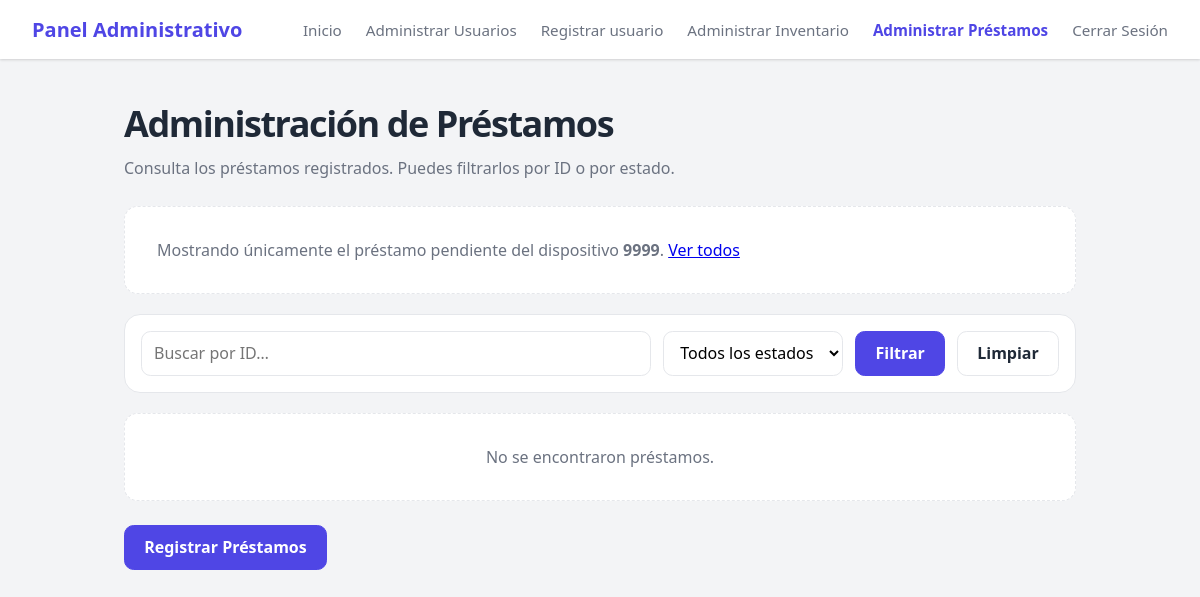
Before: /Prestamos/Administrar_Prestamos/?codigo_inventario=9999 (signed in) with the older database file.
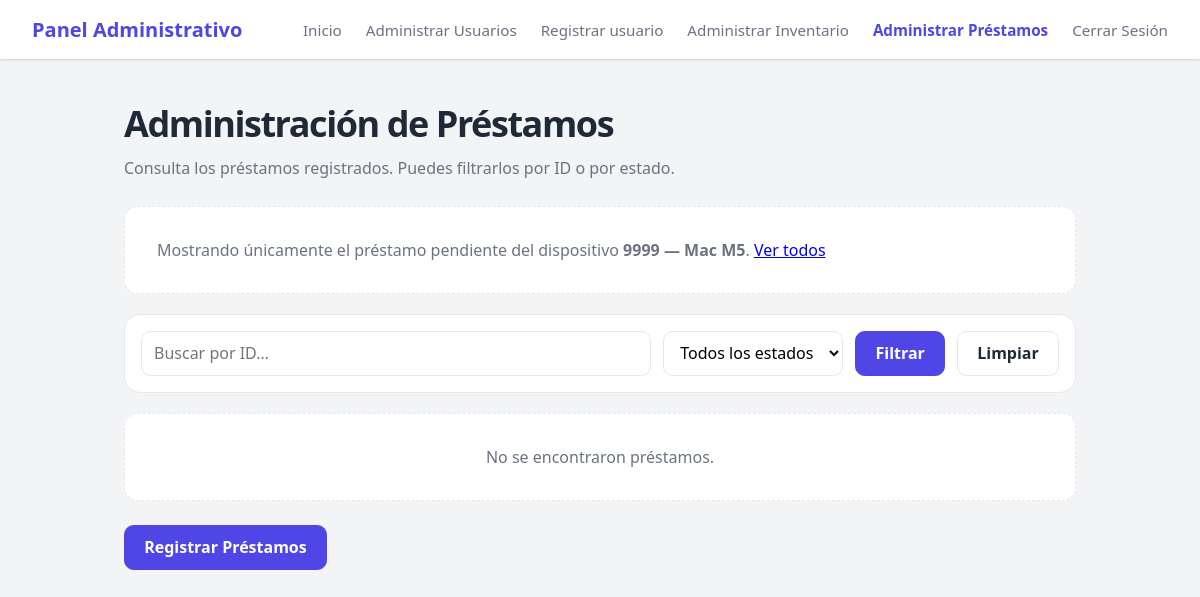
After: the same page with the newer database file.
### Inventario/models.py (models this page shows, shortened)
class Dispositivo(models.Model):
    ESTADOS = [
        ('disponible', 'Disponible'),
        ('prestado', 'En Préstamo'),
        ('mantenimiento', 'En Mantenimiento'),
        ('extraviado', 'Extraviado / Baja'),
    ]
    codigo_inventario = models.CharField(max_length=50, unique=True, verbose_name="Código de Inventario UNAM")
    nombre = models.CharField(max_length=200)
    categoria = models.ForeignKey(Categoria, on_delete=models.SET_NULL, null=True, related_name='dispositivos')
    especificaciones = models.TextField(help_text="Ej: Marca, modelo, procesador, RAM, puertos, etc.")
    estado = models.CharField(max_length=20, choices=ESTADOS, default='disponible')
    foto = models.ImageField(upload_to='dispositivos_fotos/', blank=True, null=True)
    comentarios = models.TextField(blank=True, null=True)

### Prestamos/views.py (the view)
# urls.py: path('Administrar_Prestamos/', views.adminPrestamoView.as_view(), name='prestamos'),
class adminPrestamoView(StaffRequiredMixin, TemplateView):
    template_name = 'Prestamos/prestamos.html'
    def get_context_data(self, **kwargs):
        context = super().get_context_data(**kwargs)
        prestamos = Prestamo.objects.select_related(
            'usuario_solicita', 'staff_autoriza'
        ).prefetch_related('detalles__dispositivo').order_by('-id')
        estado = self.request.GET.get('estado', '')
        busqueda_id = self.request.GET.get('id', '').strip()
        if busqueda_id.isdigit():
            prestamos = prestamos.filter(id=int(busqueda_id))
        elif busqueda_id:
            prestamos = prestamos.none()
        usuario_id = self.request.GET.get('usuario', '').strip()
        usuario_filtrado = None
        if usuario_id.isdigit():
            usuario_filtrado = get_object_or_404(get_user_model(), id=int(usuario_id))
            prestamos = prestamos.filter(
                usuario_solicita=usuario_filtrado,
                detalles__fecha_devuelto__isnull=True,
            ).distinct()
        codigo_inventario = self.request.GET.get('codigo_inventario', '').strip()
        dispositivo_filtrado = None
        if codigo_inventario:
            dispositivo_filtrado = Dispositivo.objects.filter(
                codigo_inventario=codigo_inventario
            ).first()
            prestamos = prestamos.filter(
                detalles__dispositivo__codigo_inventario=codigo_inventario,
                detalles__fecha_devuelto__isnull=True,
            ).distinct()
        if estado == 'completado':
            prestamos = [p for p in prestamos if p.estado_ticket == 'Completado']
        elif estado == 'pendiente':
            prestamos = [p for p in prestamos if p.estado_ticket != 'Completado']
        context['prestamos'] = prestamos
        context['dispositivo_filtrado'] = dispositivo_filtrado
        context['codigo_inventario'] = codigo_inventario
        context['usuario_filtrado'] = usuario_filtrado
        context['estado'] = estado
        context['busqueda_id'] = busqueda_id
        return context

### Prestamos/views.py (called while the page is built)
    def test_func(self):
        return self.request.user.is_authenticated and self.request.user.is_staff

### Prestamos/Templates/Prestamos/prestamos.html (shortened to what the changed rows need)
{% extends 'Usuarios/base.html' %}
{% block content %}
    <section class="users-page" aria-labelledby="users-title">
        <header class="users-heading">
            <h1 id="users-title">Administración de Préstamos</h1>
        </header>
        {% if codigo_inventario %}
            <div class="inv-empty" style="margin-bottom:1.25rem;text-align:left;">
                Mostrando únicamente el préstamo pendiente del dispositivo <strong>{{ codigo_inventario }}{% if dispositivo_filtrado %} — {{ dispositivo_filtrado.nombre }}{% endif %}</strong>.
                <a href="{% url 'prestamos' %}">Ver todos</a>
            </div>
        {% endif %}
    </section>
{% endblock %}

Changed rows visible on the page:
added Dispositivo: nombre "Mac M5"
